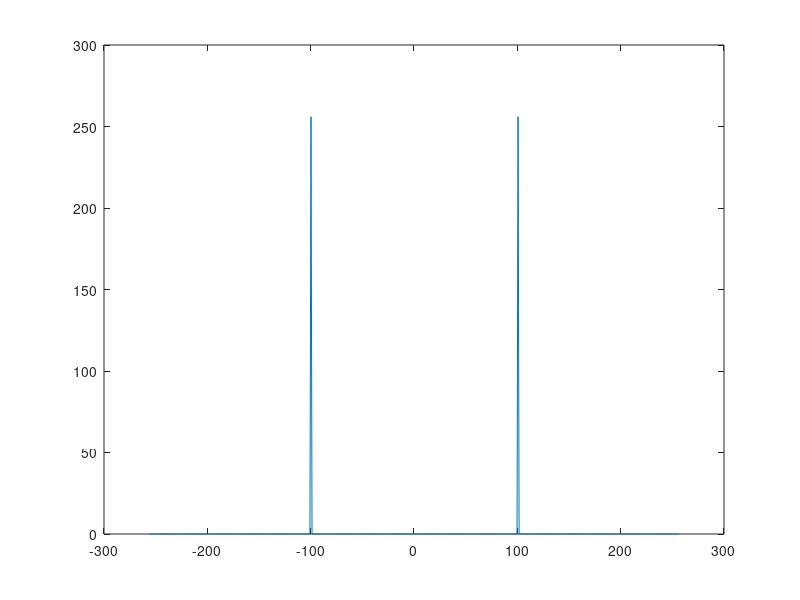

Here is the MATLAB script that generated this plot:
clear
fs=512;
t=0:1/fs:1-1/fs;
x=cos(2*pi*100*t);
f=fftshift(fft(x));  
w=linspace(-512/2,512/2,length(x));  %根据奈奎斯特采样定理，512/2为最大频率
plot(w,abs(f));                      %Hz为单位
